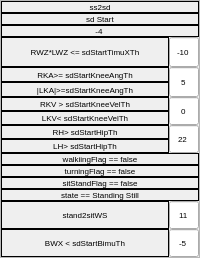
           <widget class="QFrame" name="ss2sd_or_ss2sq_Frame">
            <property name="frameShape">
             <enum>QFrame::Shape::StyledPanel</enum>
            </property>
            <property name="frameShadow">
             <enum>QFrame::Shadow::Raised</enum>
            </property>
            <layout class="QVBoxLayout" name="verticalLayout">
             <property name="spacing">
              <number>0</number>
             </property>
             <property name="leftMargin">
              <number>0</number>
             </property>
             <property name="topMargin">
              <number>0</number>
             </property>
             <property name="rightMargin">
              <number>0</number>
             </property>
             <property name="bottomMargin">
              <number>0</number>
             </property>
             <item>
              <widget class="QLabel" name="ss2sd_Label">
               <property name="maximumSize">
                <size>
                 <width>16777215</width>
                 <height>18</height>
                </size>
               </property>
               <property name="font">
                <font>
                 <pointsize>6</pointsize>
                </font>
               </property>
               <property name="frameShape">
                <enum>QFrame::Shape::Box</enum>
               </property>
               <property name="text">
                <string>ss2sd</string>
               </property>
               <property name="alignment">
                <set>Qt::AlignmentFlag::AlignCenter</set>
               </property>
               <property name="wordWrap">
                <bool>true</bool>
               </property>
              </widget>
             </item>
             <item>
              <widget class="QLabel" name="flag122_label">
               <property name="maximumSize">
                <size>
                 <width>16777215</width>
                 <height>18</height>
                </size>
               </property>
               <property name="font">
                <font>
                 <pointsize>6</pointsize>
                </font>
               </property>
               <property name="frameShape">
                <enum>QFrame::Shape::Box</enum>
               </property>
               <property name="text">
                <string>sd Start</string>
               </property>
               <property name="alignment">
                <set>Qt::AlignmentFlag::AlignCenter</set>
               </property>
               <property name="wordWrap">
                <bool>true</bool>
               </property>
              </widget>
             </item>
             <item>
              <widget class="QLabel" name="stateNumber4_or_10_Label">
               <property name="maximumSize">
                <size>
                 <width>16777215</width>
                 <height>18</height>
                </size>
               </property>
               <property name="font">
                <font>
                 <pointsize>6</pointsize>
                </font>
               </property>
               <property name="frameShape">
                <enum>QFrame::Shape::Box</enum>
               </property>
               <property name="text">
                <string>-4 </string>
               </property>
               <property name="alignment">
                <set>Qt::AlignmentFlag::AlignCenter</set>
               </property>
               <property name="wordWrap">
                <bool>true</bool>
               </property>
              </widget>
             </item>
             <item>
              <layout class="QHBoxLayout" name="ss2sd_or_ss2sq_Flag1_horizontalLayout">
               <property name="spacing">
                <number>0</number>
               </property>
               <item>
                <widget class="QLabel" name="flag72_label">
                 <property name="font">
                  <font>
                   <pointsize>6</pointsize>
                  </font>
                 </property>
                 <property name="frameShape">
                  <enum>QFrame::Shape::Box</enum>
                 </property>
                 <property name="text">
                  <string>RWZ*LWZ &lt;= sdStartTimuXTh</string>
                 </property>
                 <property name="alignment">
                  <set>Qt::AlignmentFlag::AlignCenter</set>
                 </property>
                 <property name="wordWrap">
                  <bool>true</bool>
                 </property>
                </widget>
               </item>
               <item>
                <widget class="QLineEdit" name="flag72_lineEdit">
                 <property name="minimumSize">
                  <size>
                   <width>20</width>
                   <height>30</height>
                  </size>
                 </property>
                 <property name="maximumSize">
                  <size>
                   <width>30</width>
                   <height>5000</height>
                  </size>
                 </property>
                 <property name="font">
                  <font>
                   <pointsize>6</pointsize>
                  </font>
                 </property>
                 <property name="text">
                  <string>-10</string>
                 </property>
                 <property name="frame">
                  <bool>true</bool>
                 </property>
                 <property name="alignment">
                  <set>Qt::AlignmentFlag::AlignCenter</set>
                 </property>
                 <property name="placeholderText">
                  <string>-10</string>
                 </property>
                </widget>
               </item>
              </layout>
             </item>
             <item>
              <layout class="QHBoxLayout" name="ss2sd_or_ss2sq_Flag2and3_horizontalLayout">
               <property name="spacing">
                <number>0</number>
               </property>
               <item>
                <layout class="QVBoxLayout" name="ss2sd_or_ss2sq_Flag2and3_verticalLayout">
                 <property name="spacing">
                  <number>0</number>
                 </property>
                 <item>
                  <widget class="QLabel" name="flag73_label">
                   <property name="font">
                    <font>
                     <pointsize>6</pointsize>
                    </font>
                   </property>
                   <property name="frameShape">
                    <enum>QFrame::Shape::Box</enum>
                   </property>
                   <property name="text">
                    <string>RKA&gt;= sdStartKneeAngTh</string>
                   </property>
                   <property name="alignment">
                    <set>Qt::AlignmentFlag::AlignCenter</set>
                   </property>
                   <property name="wordWrap">
                    <bool>true</bool>
                   </property>
                  </widget>
                 </item>
                 <item>
                  <widget class="QLabel" name="flag74_label">
                   <property name="font">
                    <font>
                     <pointsize>6</pointsize>
                    </font>
                   </property>
                   <property name="frameShape">
                    <enum>QFrame::Shape::Box</enum>
                   </property>
                   <property name="text">
                    <string>|LKA|&gt;=sdStartKneeAngTh</string>
                   </property>
                   <property name="alignment">
                    <set>Qt::AlignmentFlag::AlignCenter</set>
                   </property>
                   <property name="wordWrap">
                    <bool>true</bool>
                   </property>
                  </widget>
                 </item>
                </layout>
               </item>
               <item>
                <widget class="QLineEdit" name="flag73_and_flag74_lineEdit">
                 <property name="minimumSize">
                  <size>
                   <width>30</width>
                   <height>30</height>
                  </size>
                 </property>
                 <property name="maximumSize">
                  <size>
                   <width>30</width>
                   <height>5000</height>
                  </size>
                 </property>
                 <property name="font">
                  <font>
                   <pointsize>6</pointsize>
                  </font>
                 </property>
                 <property name="text">
                  <string>5</string>
                 </property>
                 <property name="frame">
                  <bool>true</bool>
                 </property>
                 <property name="alignment">
                  <set>Qt::AlignmentFlag::AlignCenter</set>
                 </property>
                 <property name="placeholderText">
                  <string>5</string>
                 </property>
                </widget>
               </item>
              </layout>
             </item>
             <item>
              <layout class="QHBoxLayout" name="ss2sd_or_ss2sq_Flag4and5_horizontalLayout">
               <property name="spacing">
                <number>0</number>
               </property>
               <item>
                <layout class="QVBoxLayout" name="ss2sd_or_ss2sq_Flag4and5_verticalLayout">
                 <property name="spacing">
                  <number>0</number>
                 </property>
                 <item>
                  <widget class="QLabel" name="flag75_label">
                   <property name="font">
                    <font>
                     <pointsize>6</pointsize>
                    </font>
                   </property>
                   <property name="frameShape">
                    <enum>QFrame::Shape::Box</enum>
                   </property>
                   <property name="text">
                    <string>RKV &gt; sdStartKneeVelTh</string>
                   </property>
                   <property name="alignment">
                    <set>Qt::AlignmentFlag::AlignCenter</set>
                   </property>
                   <property name="wordWrap">
                    <bool>true</bool>
                   </property>
                  </widget>
                 </item>
                 <item>
                  <widget class="QLabel" name="flag76_label">
                   <property name="font">
                    <font>
                     <pointsize>6</pointsize>
                    </font>
                   </property>
                   <property name="frameShape">
                    <enum>QFrame::Shape::Box</enum>
                   </property>
                   <property name="text">
                    <string>LKV&lt; sdStartKneeVelTh</string>
                   </property>
                   <property name="alignment">
                    <set>Qt::AlignmentFlag::AlignCenter</set>
                   </property>
                   <property name="wordWrap">
                    <bool>true</bool>
                   </property>
                  </widget>
                 </item>
                </layout>
               </item>
               <item>
                <widget class="QLineEdit" name="flag75_and_flag76_lineEdit">
                 <property name="minimumSize">
                  <size>
                   <width>30</width>
                   <height>28</height>
                  </size>
                 </property>
                 <property name="maximumSize">
                  <size>
                   <width>28</width>
                   <height>5000</height>
                  </size>
                 </property>
                 <property name="font">
                  <font>
                   <pointsize>6</pointsize>
                  </font>
                 </property>
                 <property name="text">
                  <string>0</string>
                 </property>
                 <property name="frame">
                  <bool>true</bool>
                 </property>
                 <property name="alignment">
                  <set>Qt::AlignmentFlag::AlignCenter</set>
                 </property>
                 <property name="placeholderText">
                  <string>0</string>
                 </property>
                </widget>
               </item>
              </layout>
             </item>
             <item>
              <layout class="QHBoxLayout" name="ss2sd_or_ss2sq_Flag6and7_horizontalLayout">
               <property name="spacing">
                <number>0</number>
               </property>
               <item>
                <layout class="QVBoxLayout" name="ss2sd_or_ss2sq_Flag6and7_verticalLayout">
                 <property name="spacing">
                  <number>0</number>
                 </property>
                 <item>
                  <widget class="QLabel" name="flag77_label">
                   <property name="font">
                    <font>
                     <pointsize>6</pointsize>
                    </font>
                   </property>
                   <property name="frameShape">
                    <enum>QFrame::Shape::Box</enum>
                   </property>
                   <property name="text">
                    <string>RH&gt; sdStartHipTh</string>
                   </property>
                   <property name="alignment">
                    <set>Qt::AlignmentFlag::AlignCenter</set>
                   </property>
                   <property name="wordWrap">
                    <bool>true</bool>
                   </property>
                  </widget>
                 </item>
                 <item>
                  <widget class="QLabel" name="flag78_label">
                   <property name="font">
                    <font>
                     <pointsize>6</pointsize>
                    </font>
                   </property>
                   <property name="frameShape">
                    <enum>QFrame::Shape::Box</enum>
                   </property>
                   <property name="text">
                    <string>LH&gt; sdStartHipTh</string>
                   </property>
                   <property name="alignment">
                    <set>Qt::AlignmentFlag::AlignCenter</set>
                   </property>
                   <property name="wordWrap">
                    <bool>true</bool>
                   </property>
                  </widget>
                 </item>
                </layout>
               </item>
               <item>
                <widget class="QLineEdit" name="flag77_and_flag78_lineEdit">
                 <property name="minimumSize">
                  <size>
                   <width>30</width>
                   <height>28</height>
                  </size>
                 </property>
                 <property name="maximumSize">
                  <size>
                   <width>28</width>
                   <height>5000</height>
                  </size>
                 </property>
                 <property name="font">
                  <font>
                   <pointsize>6</pointsize>
                  </font>
                 </property>
                 <property name="text">
                  <string>22</string>
                 </property>
                 <property name="frame">
                  <bool>true</bool>
                 </property>
                 <property name="alignment">
                  <set>Qt::AlignmentFlag::AlignCenter</set>
                 </property>
                 <property name="placeholderText">
                  <string>22</string>
                 </property>
                </widget>
               </item>
              </layout>
             </item>
             <item>
              <widget class="QLabel" name="flag79_label">
               <property name="maximumSize">
                <size>
                 <width>16777215</width>
                 <height>18</height>
                </size>
               </property>
               <property name="font">
                <font>
                 <pointsize>6</pointsize>
                </font>
               </property>
               <property name="frameShape">
                <enum>QFrame::Shape::Box</enum>
               </property>
               <property name="text">
                <string>walkiingFlag == false</string>
               </property>
               <property name="alignment">
                <set>Qt::AlignmentFlag::AlignCenter</set>
               </property>
               <property name="wordWrap">
                <bool>true</bool>
               </property>
              </widget>
             </item>
             <item>
              <widget class="QLabel" name="flag80_label">
               <property name="maximumSize">
                <size>
                 <width>16777215</width>
                 <height>18</height>
                </size>
               </property>
               <property name="font">
                <font>
                 <pointsize>6</pointsize>
                </font>
               </property>
               <property name="frameShape">
                <enum>QFrame::Shape::Box</enum>
               </property>
               <property name="text">
                <string>turningFlag == false</string>
               </property>
               <property name="alignment">
                <set>Qt::AlignmentFlag::AlignCenter</set>
               </property>
               <property name="wordWrap">
                <bool>true</bool>
               </property>
              </widget>
             </item>
             <item>
              <widget class="QLabel" name="flag81_label">
               <property name="maximumSize">
                <size>
                 <width>16777215</width>
                 <height>18</height>
                </size>
               </property>
               <property name="font">
                <font>
                 <pointsize>6</pointsize>
                </font>
               </property>
               <property name="frameShape">
                <enum>QFrame::Shape::Box</enum>
               </property>
               <property name="text">
                <string>sitStandFlag == false</string>
               </property>
               <property name="alignment">
                <set>Qt::AlignmentFlag::AlignCenter</set>
               </property>
               <property name="wordWrap">
                <bool>true</bool>
               </property>
              </widget>
             </item>
             <item>
              <widget class="QLabel" name="flag82_label">
               <property name="maximumSize">
                <size>
                 <width>16777215</width>
                 <height>18</height>
                </size>
               </property>
               <property name="font">
                <font>
                 <pointsize>6</pointsize>
                </font>
               </property>
               <property name="frameShape">
                <enum>QFrame::Shape::Box</enum>
               </property>
               <property name="text">
                <string>state == Standing Still</string>
               </property>
               <property name="alignment">
                <set>Qt::AlignmentFlag::AlignCenter</set>
               </property>
               <property name="wordWrap">
                <bool>true</bool>
               </property>
              </widget>
             </item>
             <item>
              <layout class="QHBoxLayout" name="ss2sd_or_ss2sq_Flag81_horizontalLayout">
               <property name="spacing">
                <number>0</number>
               </property>
               <item>
                <widget class="QLabel" name="flag83_label">
                 <property name="font">
                  <font>
                   <pointsize>6</pointsize>
                  </font>
                 </property>
                 <property name="frameShape">
                  <enum>QFrame::Shape::Box</enum>
                 </property>
                 <property name="text">
                  <string>stand2sitWS</string>
                 </property>
                 <property name="alignment">
                  <set>Qt::AlignmentFlag::AlignCenter</set>
                 </property>
                 <property name="wordWrap">
                  <bool>true</bool>
                 </property>
                </widget>
               </item>
               <item>
                <widget class="QLineEdit" name="flag83_lineEdit">
                 <property name="minimumSize">
                  <size>
                   <width>30</width>
                   <height>28</height>
                  </size>
                 </property>
                 <property name="maximumSize">
                  <size>
                   <width>30</width>
                   <height>5000</height>
                  </size>
                 </property>
                 <property name="font">
                  <font>
                   <pointsize>6</pointsize>
                  </font>
                 </property>
                 <property name="text">
                  <string>11</string>
                 </property>
                 <property name="frame">
                  <bool>true</bool>
                 </property>
                 <property name="alignment">
                  <set>Qt::AlignmentFlag::AlignCenter</set>
                 </property>
                 <property name="placeholderText">
                  <string>11</string>
                 </property>
                </widget>
               </item>
              </layout>
             </item>
             <item>
              <layout class="QHBoxLayout" name="ss2sd_or_ss2sq_Flag82_horizontalLayout">
               <property name="spacing">
                <number>0</number>
               </property>
               <item>
                <widget class="QLabel" name="flag84_label">
                 <property name="font">
                  <font>
                   <pointsize>6</pointsize>
                  </font>
                 </property>
                 <property name="frameShape">
                  <enum>QFrame::Shape::Box</enum>
                 </property>
                 <property name="text">
                  <string>BWX &lt; sdStartBimuTh</string>
                 </property>
                 <property name="alignment">
                  <set>Qt::AlignmentFlag::AlignCenter</set>
                 </property>
                 <property name="wordWrap">
                  <bool>true</bool>
                 </property>
                </widget>
               </item>
               <item>
                <widget class="QLineEdit" name="flag84_lineEdit">
                 <property name="minimumSize">
                  <size>
                   <width>30</width>
                   <height>28</height>
                  </size>
                 </property>
                 <property name="maximumSize">
                  <size>
                   <width>30</width>
                   <height>5000</height>
                  </size>
                 </property>
                 <property name="font">
                  <font>
                   <pointsize>6</pointsize>
                  </font>
                 </property>
                 <property name="text">
                  <string>-5</string>
                 </property>
                 <property name="frame">
                  <bool>true</bool>
                 </property>
                 <property name="alignment">
                  <set>Qt::AlignmentFlag::AlignCenter</set>
                 </property>
                 <property name="placeholderText">
                  <string>-5</string>
                 </property>
                </widget>
               </item>
              </layout>
             </item>
            </layout>
           </widget>
